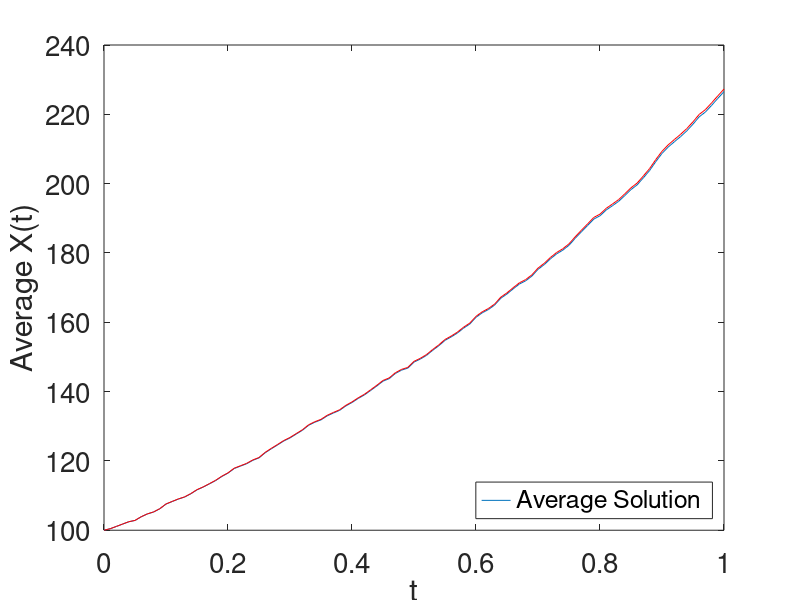

Recreate this plot in MATLAB.
%Error Analysis of Euler-Maruyama Method for Black-Scholes
%   Plots the expected path of a geometric brownian process
%   The number of sampled paths as well as steps (samples, N) is
%   changeable
%   Author: Samuel Eure

%Variables
%set the state of the randn
N = 100;
T = 1;
x0 = 100;
sigma = 0.2;
mu = 0.8;

samples = 1000;
S = zeros(samples,N+1);
A = zeros(samples,N+1);
for i = 1:samples
    %Prepare Wierner Process
    randn('state',abs(round(12000*rand*rand))) %set the state of the randn
    mystery = abs(N*rand);
    randn('state',mystery); %set the state of the randn
    dt = T/(N); 
    dW = zeros(1,N+1);
    W  = zeros(1,N+1);
    dW(2:N+1) = sqrt(dt)*randn(1,(N));
    W = cumsum(dW);
    %
    %Euler-Maruyama Method
    X = zeros(1,N+1);
    X(1) = x0; 
    Actual = zeros(1,N+1);
    Actual(1) = x0;
    for n = 1:(N)
        X(n+1) =  X(n)*(1+dt*mu+sigma*(W(n+1)-W(n)));
        Actual(n+1) = x0*exp(sigma*W(n+1)+dt*(n)*(mu-(sigma^2)/2));
    end
    S(i,:) = X;
    A(i,:) = Actual;
end

x = 0:(T/N):(T);
S = sum(S,1);
S = S/samples;
A = sum(A,1);
A = A/samples;
y = (1:(N+1))*dt;
plot(x,S,x,A,'r')
xlabel('t', 'FontSize', 20)
ylabel('Average X(t)','FontSize',20,'Rotation',90)
set(gca,'fontsize',20)
legend('Average Solution','Location','southeast')
